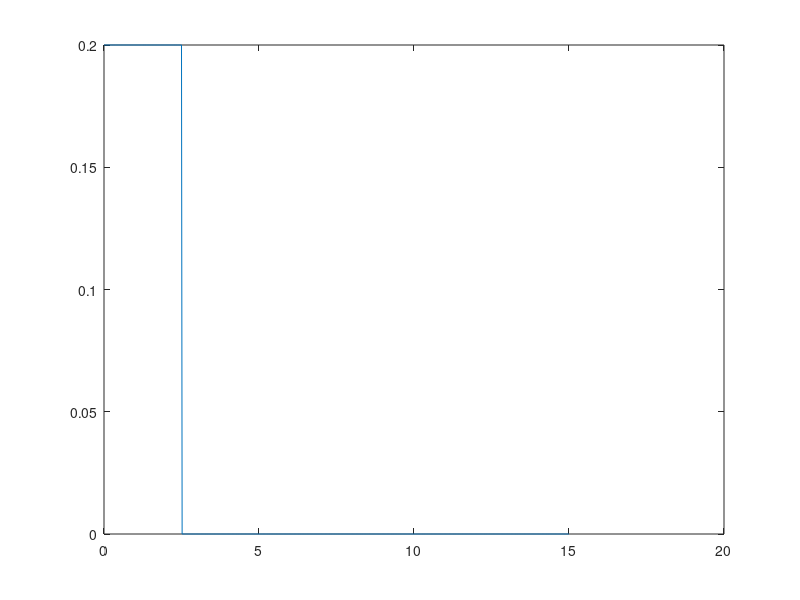

MATLAB code to generate this figure: (Note: this script raises an error after producing the figure.)
%% CSV FILE MAKER %%
clc
clear all

frequency = 50;
timestep = 1/frequency;
time = 0:timestep:15;

% Experiment opstelling:
l = 1; %cable length
theta_opt = 60.85*pi/180; %optimale eindhoek kabel [rad]
%theta_opt = pi/4;
dx_robot = 0.5;  %horizontale verplaatsing robot [m]
dx_object = dx_robot + l*sin(theta_opt); %horizontale verplaatsing bak [m]

%% 1. RAMP INPUT 
v = 0.2;
t_eind = dx_robot/v;
ramp = v*[0:timestep:t_eind];

position = dx_robot*ones(1,length(time));
position(1,1:round(t_eind/timestep)+1) = ramp;

velocity = zeros(1,length(time));
velocity(1,1:round(t_eind/timestep)+1) = v;


plot(time,velocity)

writematrix(position,'ramp_position.csv')
writematrix(velocity,'ramp_velocity.csv')

%% 2. BANG BANG INPUT
v = 0.2;
T = dx_robot/v;

tau1 = (0:timestep:T/2)/T;
tau2 = (T/2:timestep:T)/T;

% Position 
S1 = dx_robot*2*(tau1).^2;
S2 = dx_robot*(-2*tau2.^2+4*tau2-1);

position(1:ceil(T/(2*timestep))) = S1;
position(ceil(T/(2*timestep)):ceil(T/(timestep))) = S2;        
position(ceil(T/timestep):end) = dx_robot;



% Velocity
V1 = v*4*tau1;
V2 = v*(-4*tau2 + 4);

velocity(1:ceil(T/(2*timestep))) = V1;
velocity(ceil(T/(2*timestep)):ceil(T/(timestep))) = V2;        
velocity(ceil(T/timestep):end) = 0;

plot(time,velocity)

writematrix(position,'bangbang_position.csv')
writematrix(velocity,'bangbang_velocity.csv')

%% 3. POLYNOOM INPUT

v = 0.2;
T = dx_robot/v;

tau = (0:timestep:T)/T;

% Position 
S = dx_robot*(-20*tau.^7+70*tau.^6-84*tau.^5+35*tau.^4);

position(1:1+ceil(T/(timestep))) = S;       
position(1+ceil(T/timestep):end) = dx_robot;


% Velocity
V = v*(-7*20*tau.^6 + 6*70*tau.^5 -5*84*tau.^4 +4*35*tau.^3);

velocity(1:1+ceil(T/(timestep))) = V;      
velocity(1+ceil(T/timestep):end) = 0;

writematrix(position,'poly_position.csv')
writematrix(velocity,'poly_velocity.csv')
